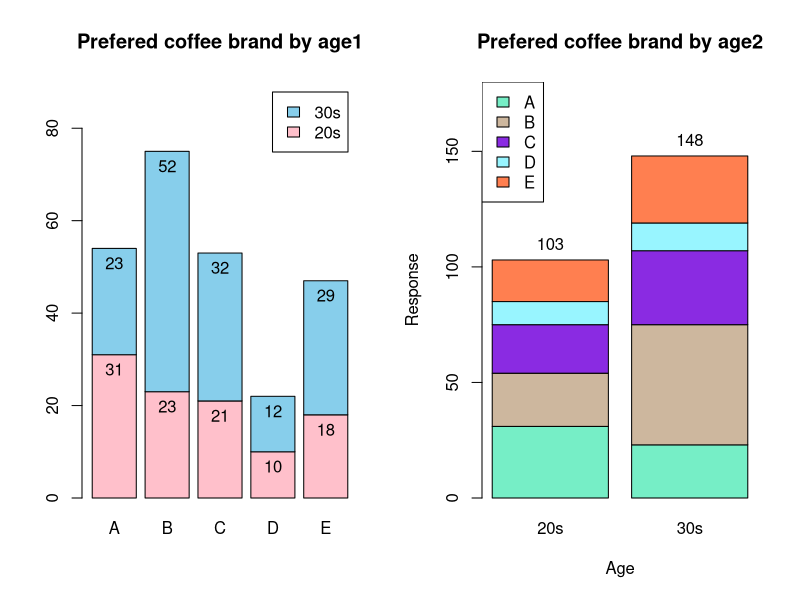
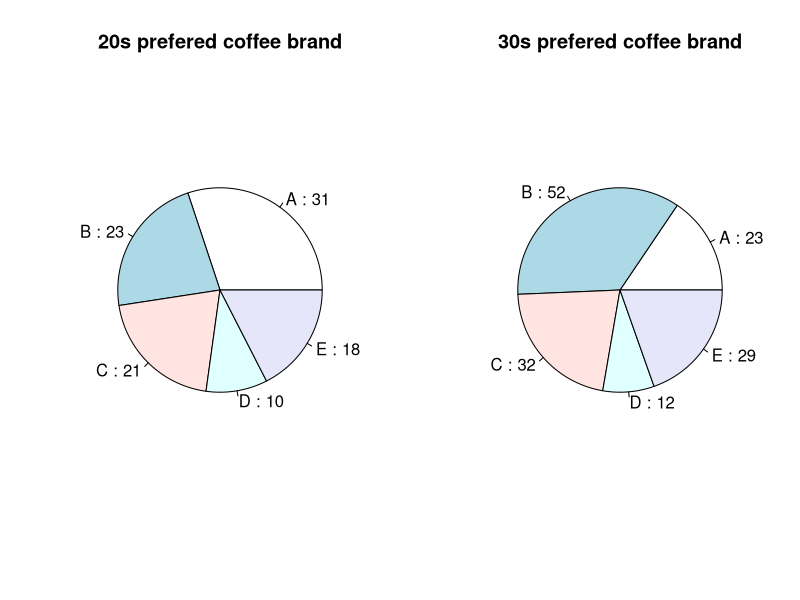
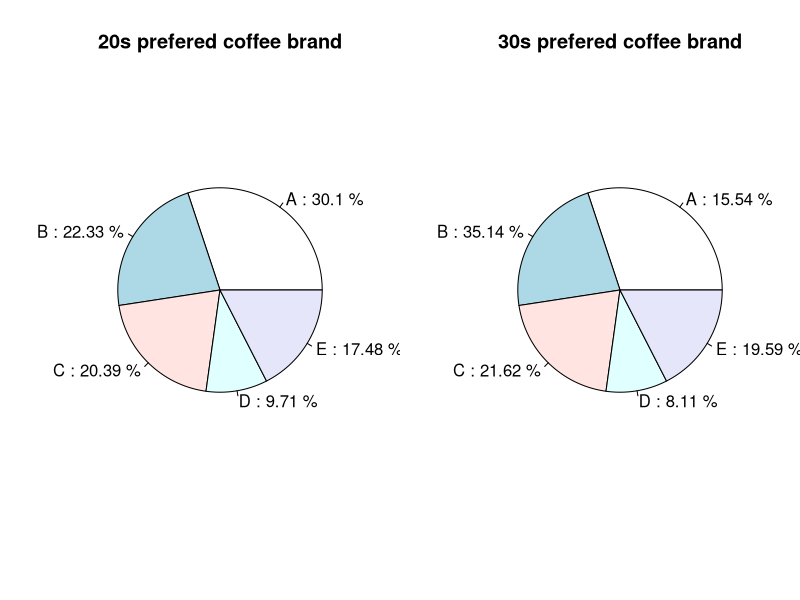

Generate these figures, in order, with R:
#문제1-1
coffee <- matrix(c(31,23,21,10,18,23,52,32,12,29), nrow=2, byrow=TRUE)
rownames(coffee)=c("20s","30s")
colnames(coffee)=c("A","B","C","D","E")

par(mfrow=c(1,2))
age <- barplot(coffee, col=c("pink","skyblue")
        , main = "Prefered coffee brand by age1"
        , legend=rownames(coffee), ylim=c(0,90))
a = apply(coffee,2,sum)
text(x=age,y=a,labels=coffee[2,],pos=1)
text(x=age,y=coffee[1,],labels=coffee[1,],pos=1)

brand <-barplot(t(coffee),col=c("aquamarine2","bisque3","blueviolet","cadetblue1","coral")
        , main="Prefered coffee brand by age2",xlab="Age",ylab="Response"
        , ylim = c(0,180))
legend("topleft",c("A","B","C","D","E"),fill=c("aquamarine2","bisque3","blueviolet","cadetblue1","coral"))
b = apply(coffee,1,sum)
text(x=brand,y=b,labels=b,pos=3)

#문제1-2
lab20 = paste(colnames(coffee), ":", coffee[1,])
lab30 = paste(colnames(coffee), ":", a-coffee[1,])
pie(coffee[1,], labels=lab20, main="20s prefered coffee brand")
pie(coffee[2,], labels=lab30, main="30s prefered coffee brand")


prop20 <- round(coffee[1,]/sum(coffee[1,]) * 100, digit = 2)
prop30 <- round(coffee[2,]/sum(coffee[2,]) * 100, digit = 2)
lab20_p <- paste(colnames(coffee), ":", prop20,"%")
lab30_p <- paste(colnames(coffee), ":", prop30,"%")
pie(prop20, labels=lab20_p, main="20s prefered coffee brand")
pie(prop20, labels=lab30_p, main="30s prefered coffee brand")


#문제1-3
#귀무가설: age와 brand는 독립변수이다.

age2 <- rep(rownames(coffee),each=5)
brand2 <- rep(colnames(coffee),2)
preference <- c(31,23,21,10,18,23,52,32,12,29)
age_brand<-data.frame(brand2,age2,preference)
age_brand
qq <- xtabs(preference~age2+brand2, age_brand)
summary(qq)

#귀무가설 기각 --> 두 변수는 종속적이다
#나이와 브랜드 선호도 사이에는 관련성이 있다.
